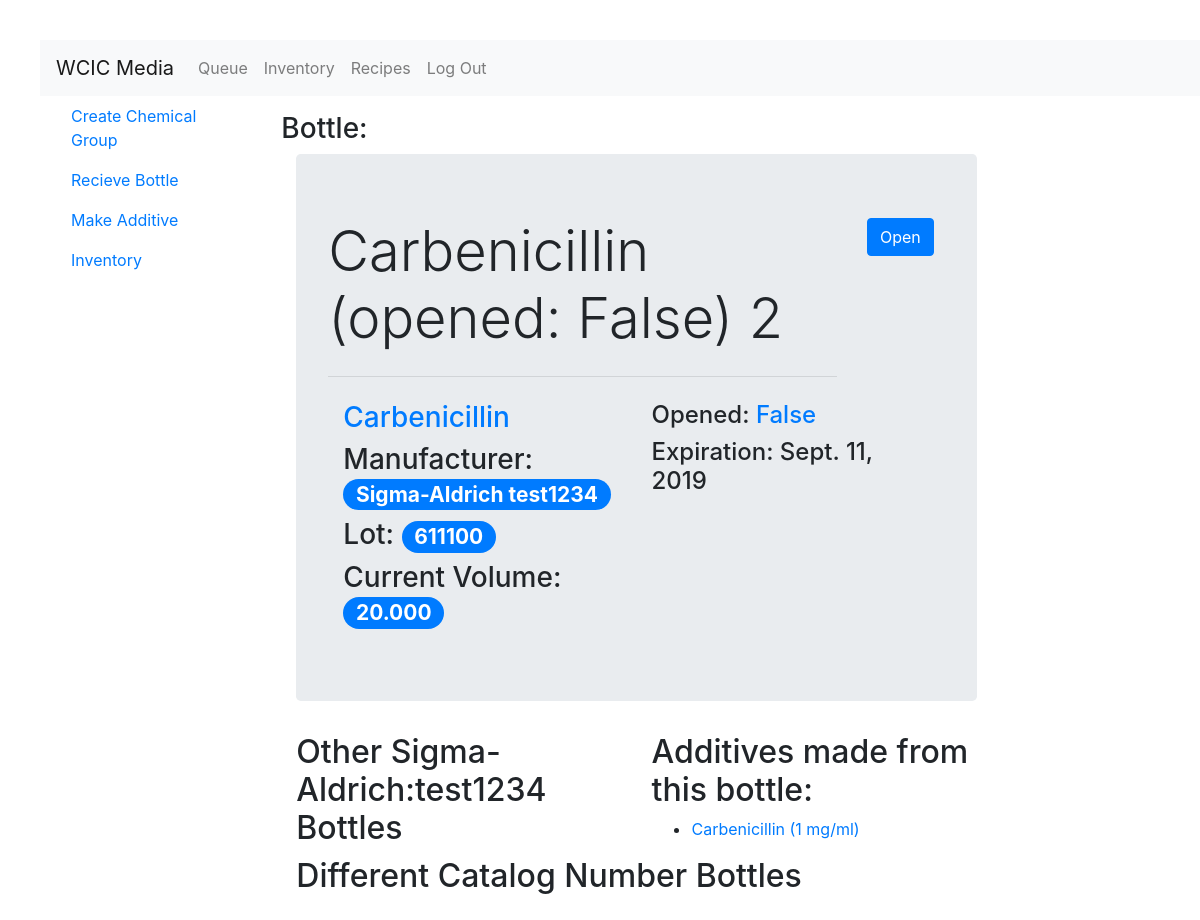
Before: /inventory/bottle/2 (signed in) with the older database file.
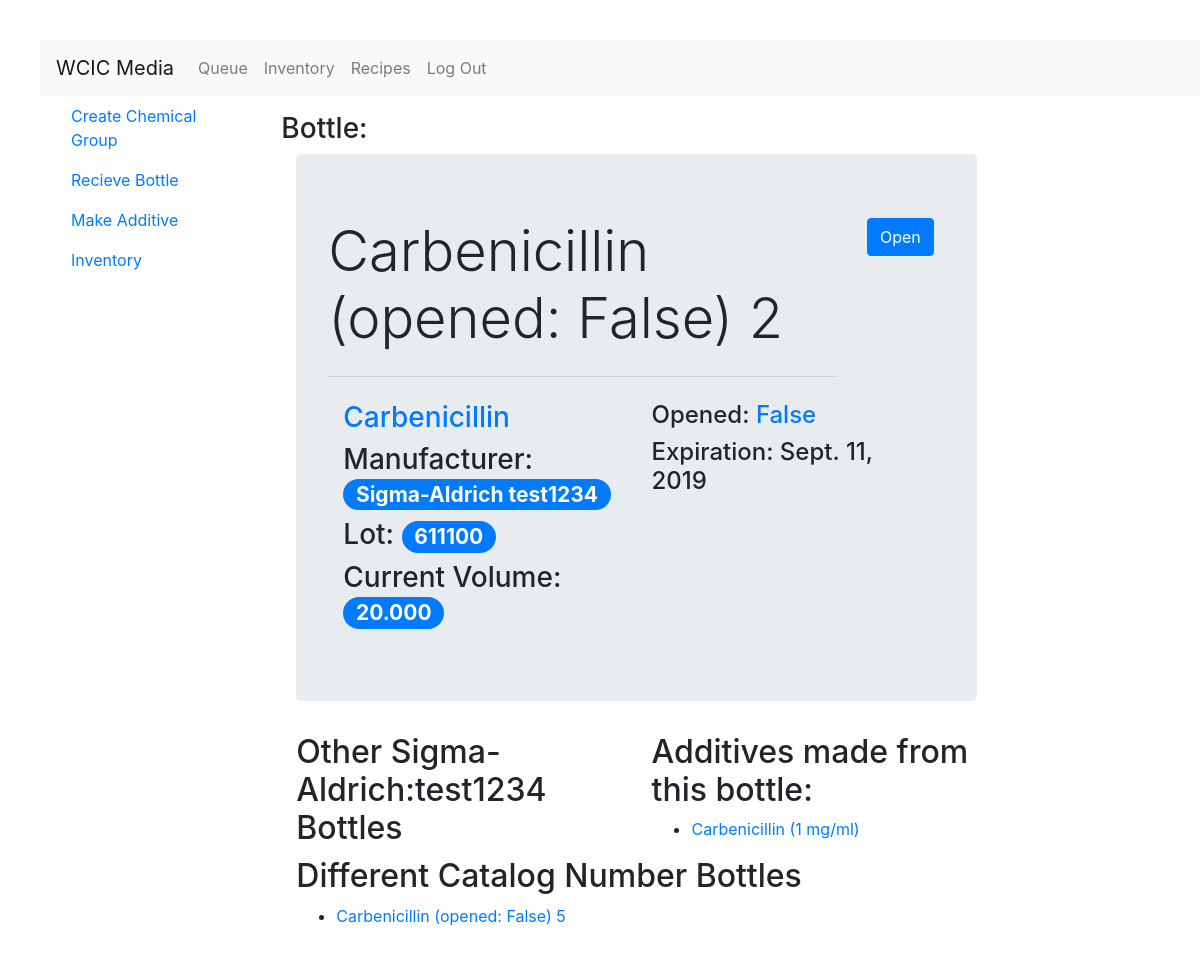
After: the same page with the newer database file.
### inventory/models.py (models this page shows, shortened)
class Additive(models.Model):
    bottle = models.ForeignKey(Bottle,on_delete=models.CASCADE)
    concentration = models.DecimalField(max_digits=10,decimal_places=3)
    date_made = models.DateTimeField()
    made_by = models.ForeignKey(User,on_delete=models.CASCADE)
    batchid = models.CharField(max_length=256)
    filtered = models.BooleanField()
    volume = models.DecimalField(default=0.0,max_digits=10,decimal_places=3)
    def __str__(self):
        if str(self.concentration).split(".")[1] == '000':
            stringConcentration = str(self.concentration).split(".")[0]
        else:
            stringConcentration = str(self.concentration)
        stringVersion = self.bottle.chemical.name + " (" + stringConcentration + " mg/ml)"
        return stringVersion
    class Meta:
        ordering = ['bottle','concentration']

class Bottle(models.Model):
    chemical = models.ForeignKey(Chemical,on_delete=models.CASCADE)
    company = models.CharField(max_length=256)
    catalog_number = models.CharField(max_length=256)
    base_volume = models.DecimalField(default=0.0,max_digits=10,decimal_places=3)
    lot_number = models.CharField(max_length=256)
    price = models.DecimalField(max_digits=10,decimal_places=2)
    current_volume = models.DecimalField(default=0.0, max_digits=10,decimal_places=3)
    expiration = models.DateField(null=True,blank=True)
    recieved = models.DateField()
    recieved_by = models.ForeignKey(User,related_name='recieved_by_user',on_delete=models.CASCADE)
    date_opened = models.DateTimeField(null=True,blank=True)
    opened_by = models.ForeignKey(User,related_name='opened_by_user',blank=True,null=True, on_delete=models.CASCADE)
    date_discarded = models.DateTimeField(null=True,blank=True)
    discarded_by = models.ForeignKey(User,related_name='discarded_by_user',blank=True, null=True,on_delete=models.CASCADE)
    def __str__(self):
        if self.date_opened == None:
            is_opened = ['False']
        else:
            is_opened = str(self.date_opened).split()
        return self.chemical.name + " (opened: " + is_opened[0] + ") " + str(self.id)
    class Meta:
        ordering = ['chemical']

class Chemical(models.Model):
    name = models.CharField(max_length=256)
    atomic_weight = models.DecimalField(max_digits=10,decimal_places=3)
    cas_number = models.CharField(max_length=25,unique=True)
    slug = models.SlugField(allow_unicode=True,unique=True)
    class Meta:
        ordering = ['name']
        unique_together = ('name','atomic_weight')

### inventory/views.py (the view)
# urls.py: path('bottle/<int:pk>',views.BottleDetail.as_view(),name='bottledet'),
class BottleDetail(LoginRequiredMixin,generic.DetailView):
    model = Bottle
    def get_context_data(self, **kwargs):
        context = super().get_context_data(**kwargs)
        context['same_bottle_type'] = Bottle.objects.filter(catalog_number=context['bottle'].catalog_number)
        context['allbottles'] = Bottle.objects.filter(chemical=context['bottle'].chemical).exclude(catalog_number=context['bottle'].catalog_number)
        return context

### inventory/templates/inventory/bottle_detail.html (shortened to what this page needs)
{% extends 'inventory/inventory_base.html' %}
{% block content %}
<h3>Bottle:</h3>
<div class="container">
  <div class="jumbotron">
    <div class="row">
      {% if bottle.date_opened == Blank %}
      <div class="col-md-10"><h1 class='display-4'>{{bottle}}</h1><hr class="my-4"></div>
      <div class="col-md-2"><button class="btn btn-primary" type="button" name="button">Open</button></div>
      {% else %}
      <div class="">
        <h1 class='display-4'>{{bottle}}</h1>
        <hr class="my-4">
      </div>
      {% endif %}
    </div>
    <div class="container">
      <div class="row">
        <div class="col-md-6">
          <h3><a href="{% url 'inventory:chemicaldet' slug=bottle.chemical.slug %}">{{bottle.chemical.name}}</a></h3>
          <h3>Manufacturer:  <span class="badge badge-primary badge-pill">{{bottle.company}} {{bottle.catalog_number}}</span></h3>
          <h3>Lot: <span class="badge badge-primary badge-pill">{{bottle.lot_number}}</span></h3>
          <h3>Current Volume: <span class="badge badge-primary badge-pill">{{bottle.current_volume}}</span></h3>
        </div>
        <div class="col-md-6">
          <h4>Opened:
            {% if bottle.date_opened != Blank %}
              {{bottle.date_opened}}</h4>
              <h4>Opened By: {{bottle.opened_by}}
            {% else %}
              <a href="{% url 'inventory:openbottle' pk=bottle.pk %}">False</a>
            {% endif %}</h4>
            <h4>Expiration: {{bottle.expiration}}</h4>
        </div>
      </div>
    </div>
  </div>
</div>
<div class="container">
  <div class="row">
    <div class="col-md-6">
      <h2>Other {{bottle.company}}:{{bottle.catalog_number}} Bottles</h2>
    </div>
    <div class="col-md-6">
      <h2>Additives made from this bottle:</h2>
        {% for additive in bottle.additive_set.all  %}
          <ul>
            <li><a href="{% url 'inventory:additivedet' pk=additive.pk %}">{{ additive }}</a></li>
          </ul>
          {% endfor %}
    </div>
  </div>
  <div class="row">
    <div class="col-lg">
      <h2>Different Catalog Number Bottles</h2>
        {% for otherbottle in allbottles  %}
        <ul>
          <li><a href="{% url 'inventory:bottledet' pk=otherbottle.pk %}">{{otherbottle}}</a></li>
        </ul>
        {% endfor %}
    </div>
  </div>
</div>
{% endblock %}

Changed rows visible on the page:
added Bottle: date_opened+chemical+id "Carbenicillin (opened: False) 5"
